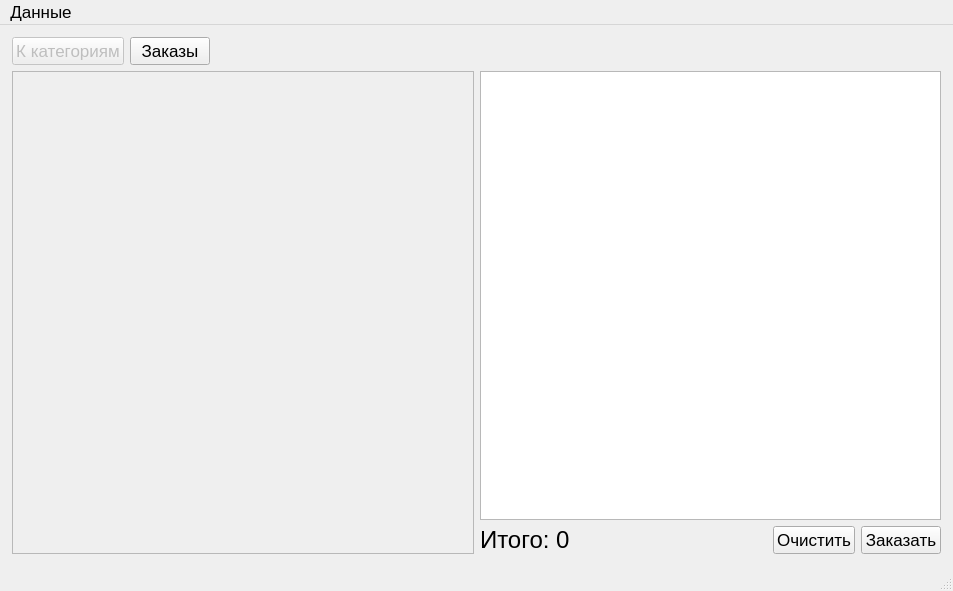
<?xml version="1.0" encoding="UTF-8"?>
<ui version="4.0">
 <class>MainWindow</class>
 <widget class="QMainWindow" name="MainWindow">
  <property name="geometry">
   <rect>
    <x>0</x>
    <y>0</y>
    <width>953</width>
    <height>591</height>
   </rect>
  </property>
  <property name="font">
   <font>
    <pointsize>13</pointsize>
   </font>
  </property>
  <property name="windowTitle">
   <string>MainWindow</string>
  </property>
  <widget class="QWidget" name="centralwidget">
   <layout class="QGridLayout" name="gridLayout">
    <property name="sizeConstraint">
     <enum>QLayout::SetDefaultConstraint</enum>
    </property>
    <property name="leftMargin">
     <number>12</number>
    </property>
    <property name="topMargin">
     <number>12</number>
    </property>
    <property name="rightMargin">
     <number>12</number>
    </property>
    <property name="bottomMargin">
     <number>12</number>
    </property>
    <item row="0" column="0">
     <layout class="QHBoxLayout" name="horizontalLayout">
      <item>
       <widget class="QPushButton" name="toCategoriesButton">
        <property name="enabled">
         <bool>false</bool>
        </property>
        <property name="text">
         <string>К категориям</string>
        </property>
       </widget>
      </item>
      <item>
       <widget class="QPushButton" name="orderButton">
        <property name="text">
         <string>Заказы</string>
        </property>
       </widget>
      </item>
      <item>
       <spacer name="horizontalSpacer">
        <property name="orientation">
         <enum>Qt::Horizontal</enum>
        </property>
        <property name="sizeHint" stdset="0">
         <size>
          <width>40</width>
          <height>20</height>
         </size>
        </property>
       </spacer>
      </item>
     </layout>
    </item>
    <item row="1" column="0">
     <widget class="QScrollArea" name="scrollArea">
      <property name="widgetResizable">
       <bool>true</bool>
      </property>
      <property name="alignment">
       <set>Qt::AlignLeading|Qt::AlignLeft|Qt::AlignTop</set>
      </property>
      <widget class="QWidget" name="scrollAreaWidgetContents">
       <property name="geometry">
        <rect>
         <x>0</x>
         <y>0</y>
         <width>460</width>
         <height>487</height>
        </rect>
       </property>
       <layout class="QGridLayout" name="gridLayout_4">
        <property name="leftMargin">
         <number>2</number>
        </property>
        <property name="topMargin">
         <number>2</number>
        </property>
        <property name="rightMargin">
         <number>2</number>
        </property>
        <property name="bottomMargin">
         <number>2</number>
        </property>
        <property name="verticalSpacing">
         <number>6</number>
        </property>
        <item row="0" column="0">
         <layout class="QGridLayout" name="pilesGrid">
          <property name="spacing">
           <number>6</number>
          </property>
         </layout>
        </item>
       </layout>
      </widget>
     </widget>
    </item>
    <item row="1" column="2">
     <layout class="QGridLayout" name="gridLayout_2">
      <item row="2" column="4">
       <widget class="QPushButton" name="submit">
        <property name="text">
         <string>Заказать</string>
        </property>
       </widget>
      </item>
      <item row="2" column="0">
       <widget class="QLabel" name="totalLabel">
        <property name="font">
         <font>
          <pointsize>18</pointsize>
         </font>
        </property>
        <property name="text">
         <string>Итого:</string>
        </property>
       </widget>
      </item>
      <item row="0" column="0" colspan="5">
       <widget class="QListWidget" name="orderList">
        <property name="font">
         <font>
          <pointsize>18</pointsize>
         </font>
        </property>
        <property name="selectionMode">
         <enum>QAbstractItemView::NoSelection</enum>
        </property>
        <property name="iconSize">
         <size>
          <width>24</width>
          <height>24</height>
         </size>
        </property>
       </widget>
      </item>
      <item row="2" column="1">
       <widget class="QLabel" name="totalSum">
        <property name="font">
         <font>
          <pointsize>18</pointsize>
         </font>
        </property>
        <property name="text">
         <string>0</string>
        </property>
       </widget>
      </item>
      <item row="2" column="2">
       <spacer name="horizontalSpacer_2">
        <property name="orientation">
         <enum>Qt::Horizontal</enum>
        </property>
        <property name="sizeHint" stdset="0">
         <size>
          <width>40</width>
          <height>20</height>
         </size>
        </property>
       </spacer>
      </item>
      <item row="2" column="3">
       <widget class="QPushButton" name="pushButton">
        <property name="text">
         <string>Очистить</string>
        </property>
       </widget>
      </item>
     </layout>
    </item>
   </layout>
  </widget>
  <widget class="QMenuBar" name="menubar">
   <property name="geometry">
    <rect>
     <x>0</x>
     <y>0</y>
     <width>953</width>
     <height>21</height>
    </rect>
   </property>
   <widget class="QMenu" name="menu">
    <property name="title">
     <string>Данные</string>
    </property>
    <addaction name="addCategoryMenu"/>
    <addaction name="addProductMenu"/>
    <addaction name="separator"/>
    <addaction name="initTestData"/>
    <addaction name="separator"/>
    <addaction name="exitMenu"/>
   </widget>
   <addaction name="menu"/>
  </widget>
  <widget class="QStatusBar" name="statusbar"/>
  <action name="addCategoryMenu">
   <property name="text">
    <string>Добавить категорию</string>
   </property>
  </action>
  <action name="addProductMenu">
   <property name="text">
    <string>Добавить блюдо</string>
   </property>
  </action>
  <action name="exitMenu">
   <property name="text">
    <string>Выход</string>
   </property>
  </action>
  <action name="initTestData">
   <property name="text">
    <string>Загрузить тестовые данные</string>
   </property>
  </action>
 </widget>
 <resources/>
 <connections/>
</ui>
